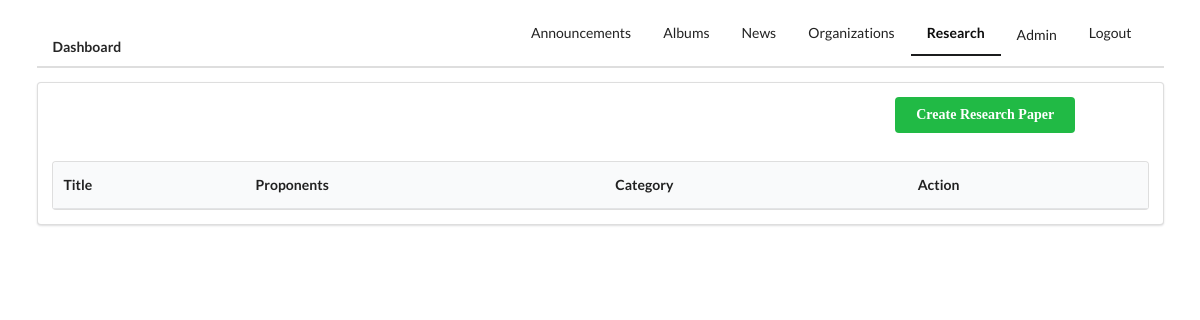
The page /staff/research/ (signed in) on the database as committed earlier.
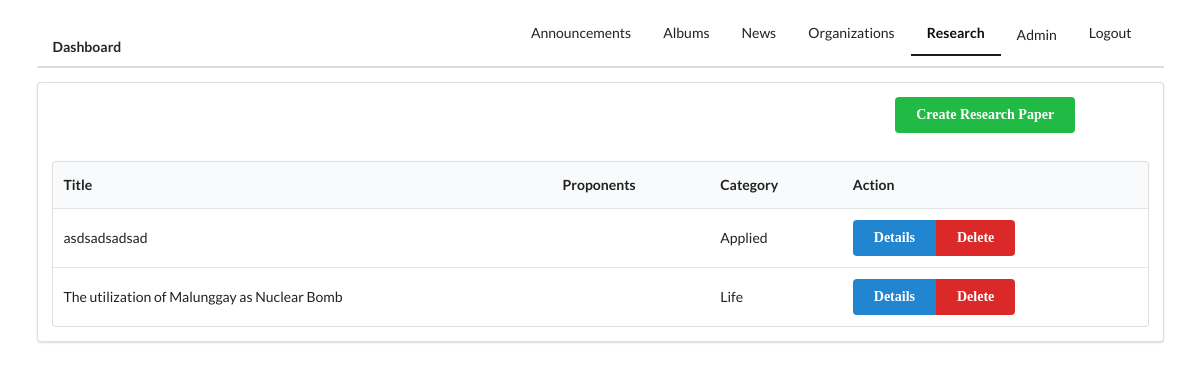
The same page on the database as committed later.
### research/models.py (models this page shows, shortened)
class ResearchPaper(models.Model):
    CATEGORY_CHOICES = (
        ("Applied", "Applied Science"),
        ("Life", "Life Science")
    )
    Applied = "Applied"
    Life = "Life"
    title = models.TextField()
    abstract = models.TextField()
    published_date = models.DateTimeField(default=timezone.now)
    file = models.FileField(upload_to="research_papers/{}".format(str(title).lower()), validators=[FileExtensionValidator(['pdf'])],)
    category = models.CharField(choices=CATEGORY_CHOICES, max_length=50, default=None, blank=True, null=True)

### staff/views.py (the view)
# urls.py: path('research/', views.ResearchListView.as_view(), name="research"),
class ResearchListView(LoginRequiredMixin, ListView):
    redirect_field_name = 'staff/index.html'
    model = ResearchPaper
    context_object_name = "research_papers"
    def get_queryset(self):
        return ResearchPaper.objects.order_by('-title')

### templates/research/researchpaper_list.html (shortened to what this page needs)
{% extends 'staff/base_staff.html' %}
{% block research %}
  active
{% endblock %}
{% block main_content %}
  <div class="ui container">
    <div class="ui segment">
      <div class="ui grid">
        <div class="row">
          <div class="ui four wide right floated column">
            <a href="{% url 'staff:create_research' %}" class="ui green button">Create Research Paper</a>
          </div>
        </div>
        <div class="row">
          <div class="column">
            <table class="ui table">
              <thead>
                <th>
                  Title
                </th>
                <th>
                  Proponents
                </th>
                <th>
                  Category
                </th>
                <th>
                  Action
                </th>
              </thead>
              <tbody>
                {% for research in research_papers %}
                <tr>
                  <td>
                    {{ research.title }}
                  </td>
                  <td>
                  </td>
                  <td>
                    {{ research.category }}
                  </td>
                  <td>
                    <div class="ui buttons">
                      <a href="{% url 'staff:research_detail' pk=research.pk%}" class="ui blue button">Details</a>
                      <a href="{% url 'staff:delete_research' pk=research.pk %}" class="ui red button">Delete</a>
                    </div>
                  </td>
                </tr>
                {% endfor %}
              </tbody>
            </table>
          </div>
        </div>
      </div>
    </div>
  </div>
{% endblock %}

Rows that differ between the two databases and show on the page:
added ResearchPaper: title "asdsadsadsad", category "Applied"
added ResearchPaper: title "The utilization of Malunggay as Nuclear Bomb", category "Life"
